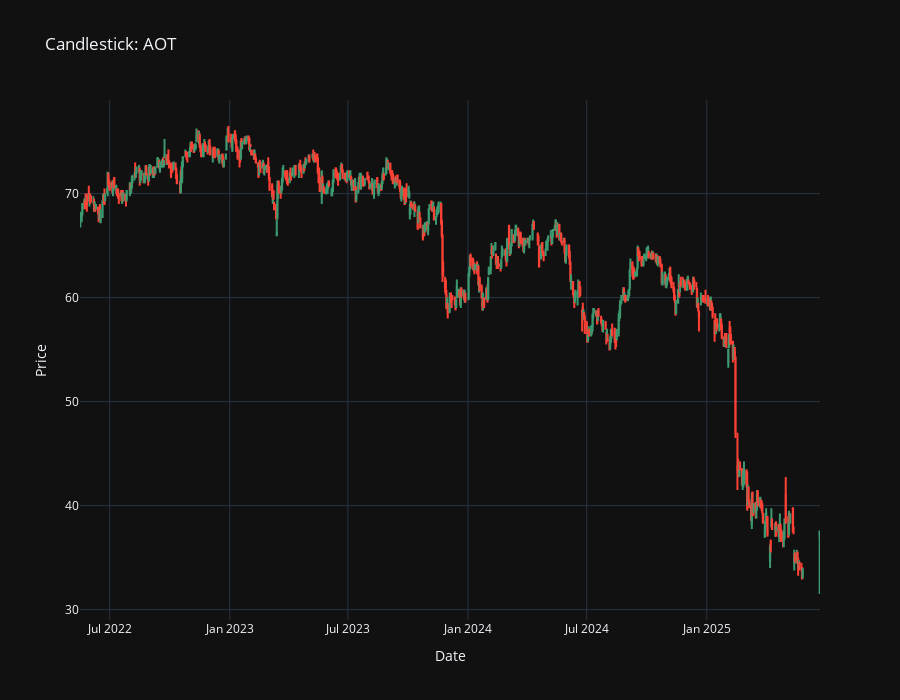

The notebook cell this image was saved under:
### Code cell
df_candle = df_price[df_price['symbol'] == symbol]

if not df_candle.empty:
    fig = go.Figure()

    fig.add_trace(go.Candlestick(
        x=df_candle['time'],
        open=df_candle['open_price'],
        high=df_candle['high_price'],
        low=df_candle['low_price'],
        close=df_candle['close_price'],
        name='Candlestick'
    ))

    fig.update_layout(
        title=f"Candlestick: {symbol}",
        xaxis_title='Date',
        yaxis_title='Price',
        xaxis_rangeslider_visible=False,
        template='plotly_dark',
        height=700
    )

    fig.show()
else:
    print(f"No data for symbol: {symbol}")

### Figure 1 — Plotly figure (JSON) as saved in the notebook; plotly's stock layout.template omitted (floating-point values rounded to 4 significant figures; data arrays with more than 128 entries replaced by an {"elided": "..."} marker saying what was removed)
{"data": [{"close": {"elided": "740 float values"}, "high": {"elided": "740 float values"}, "low": {"elided": "740 float values"}, "name": "Candlestick", "open": {"elided": "740 float values"}, "type": "candlestick", "x": {"elided": "740 str values"}}], "layout": {"height": 700, "title": {"text": "Candlestick: AOT"}, "xaxis": {"rangeslider": {"visible": false}, "title": {"text": "Date"}}, "yaxis": {"title": {"text": "Price"}}}}
